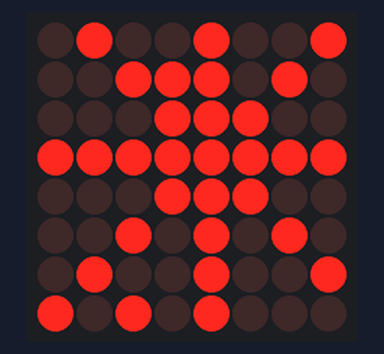
This sketch was run on a simulated Arduino Uno, built with avr-gcc and run on an emulated ATmega328P. Shown: 8×8 LED matrix. Random numbers use the default seed unless the sketch sets one.

Above: at 0.52 s.
At 7.46 s:
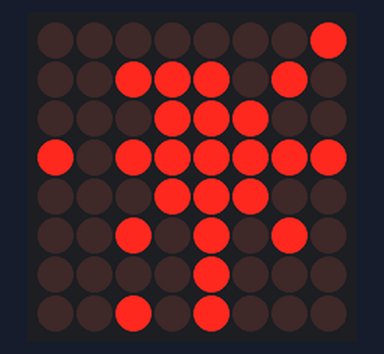
At 10.92 s:
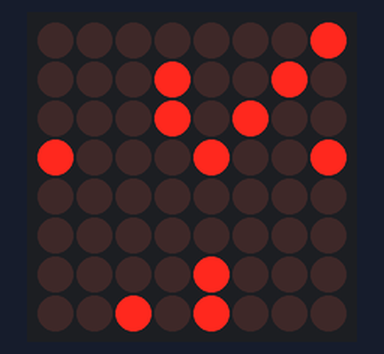
At 21.29 s:
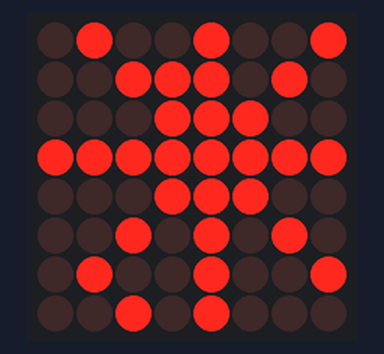
At 39.94 s:
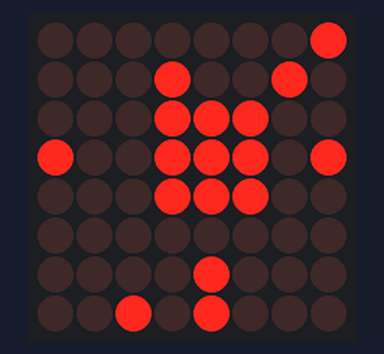

The sketch:

task5.ino
```cpp
#include <LedControl.h>

// Пины: DIN=11, CLK=13, CS=10. Один модуль (индекс 0).
LedControl lc(11, 13, 10, 1);

// --------- параметры узора ---------
const uint8_t ORIGIN_X = 3;     // координата источника лучей (0..7)
const uint8_t ORIGIN_Y = 3;     // подвинь при желании (центр/угол)
const uint8_t RAY_SPEED = 80;   // мс между кадрами роста лучей
const uint8_t TWINKLE_PERIOD = 150; // как часто «подмигивают» звёзды (мс)
const uint8_t STAR_COUNT = 10;  // сколько постоянных звёзд на фоне (0..64)

// --------- внутренние буферы ---------
uint8_t buf[8];                 // экранный буфер (каждый байт — строка 8 бит)
bool stars[8][8];               // карта звёзд
unsigned long tRay=0, tTw=0;
uint8_t rayLen = 0;

// восемь направлений (dx,dy): 0°,45°,90°,...,315°
const int8_t DX[8] = { 1, 1, 0,-1,-1,-1, 0, 1 };
const int8_t DY[8] = { 0, 1, 1, 1, 0,-1,-1,-1 };

// ===== утилиты =====
inline void clearBuf(){ for (uint8_t r=0;r<8;r++) buf[r]=0; }
inline void setPixel(uint8_t x,uint8_t y,bool on){
  if (x>7||y>7) return;
  if (on) buf[y] |=  (1<<x);
  else    buf[y] &= ~(1<<x);
}
inline void flush(){ for(uint8_t r=0;r<8;r++) lc.setRow(0, r, buf[r]); }

void seedStars(){
  // инициализируем «постоянные» звёзды в случайных позициях
  for(uint8_t y=0;y<8;y++) for(uint8_t x=0;x<8;x++) stars[y][x]=false;
  randomSeed(analogRead(A0)); // если A0 свободен
  uint8_t placed=0, guard=0;
  while(placed<STAR_COUNT && guard<200){
    uint8_t x=random(0,8), y=random(0,8);
    if (!stars[y][x] && !(x==ORIGIN_X && y==ORIGIN_Y)){
      stars[y][x]=true; placed++;
    }
    guard++;
  }
}

void drawStars(){
  for(uint8_t y=0;y<8;y++)
    for(uint8_t x=0;x<8;x++)
      if (stars[y][x]) setPixel(x,y,true);
}

void twinkle(){
  // лёгкое «мигание»: изредка инвертируем 1–2 случайные звезды на кадр
  for(uint8_t k=0;k<2;k++){
    uint8_t x=random(0,8), y=random(0,8);
    if (!(x==ORIGIN_X && y==ORIGIN_Y)) {
      bool cur = (buf[y] >> x) & 1;
      setPixel(x,y,!cur);
    }
  }
}

void drawRays(uint8_t len){
  // рисуем лучи от ORIGIN длиной len во всех 8 направлениях
  setPixel(ORIGIN_X, ORIGIN_Y, true); // сам источник
  for(uint8_t dir=0; dir<8; dir++){
    int8_t x=ORIGIN_X, y=ORIGIN_Y;
    for(uint8_t s=0; s<len; s++){
      x += DX[dir]; y += DY[dir];
      if (x<0||x>7||y<0||y>7) break;
      setPixel(x,y,true);
    }
  }
}

void setup(){
  lc.shutdown(0,false);
  lc.setIntensity(0,8);   // яркость 0..15
  lc.clearDisplay(0);

  clearBuf();
  seedStars();
  tRay=millis();
  tTw =millis();
}

void loop(){
  unsigned long now = millis();

  // рост лучей (анимация «расходятся»)
  if (now - tRay >= RAY_SPEED){
    tRay = now;
    rayLen = (rayLen + 1);
    if (rayLen > 8) rayLen = 0; // перезапуск волны
  }

  // «мигание» звёзд раз в TWINKLE_PERIOD
  bool doTwinkle = (now - tTw >= TWINKLE_PERIOD);
  if (doTwinkle) tTw = now;

  // кадр
  clearBuf();
  drawStars();                  // фон
  drawRays(rayLen);             // лучи от точки
  if (doTwinkle) twinkle();     // лёгкая жизнь на фоне
  flush();
}
```

Measured:
- what the display in image 0 shows lasts 0.4 s, from 0.3 s to 0.7 s
